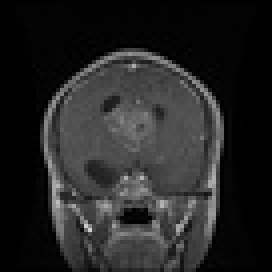
#> input picture Image Processing/lab1-14paz/glioma.jpg, 68 x 68 px, shrunk from 224 x 224 before the run (shown 4 times larger)
$ python final.py
#> lines starting #> are read from the running program, lines starting #| are printed output that depends on the picture; long printed decimals are rounded
import cv2
import numpy as np
from matplotlib import pyplot as plt

# Load the X-ray image using OpenCV
glioma_path = 'glioma.jpg'
glioma_image = cv2.imread(glioma_path, cv2.IMREAD_GRAYSCALE)
#> glioma_image is the input picture: shape (68, 68); min 0, max 207, mean 36.8

fracture_path = 'fracture.jpg'
fracture_image = cv2.imread(fracture_path, cv2.IMREAD_GRAYSCALE)
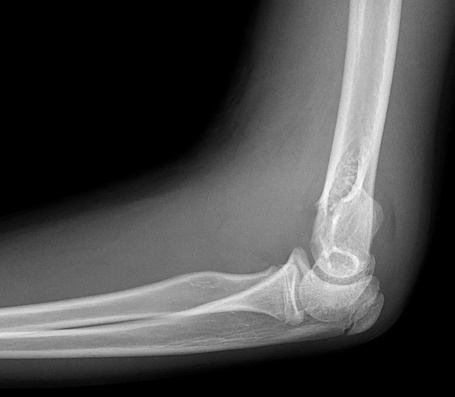
#> input picture Image Processing/lab1-14paz/fracture.jpg, 455 x 397 px, shrunk from 1493 x 1305 before the run
#> fracture_image is the input picture: shape (397, 455); min 0, max 252, mean 72.6

tuberculosis_path = 'tuberculosis.jpg'
tuberculosis_image = cv2.imread(tuberculosis_path, cv2.IMREAD_GRAYSCALE)
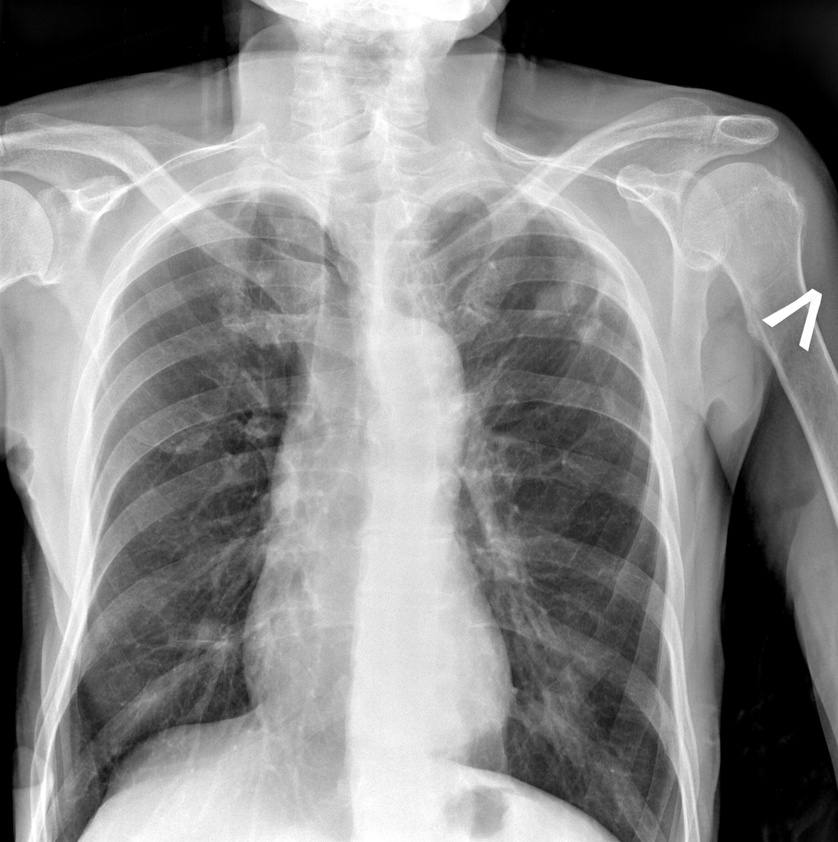
#> input picture Image Processing/lab1-14paz/tuberculosis.jpg, 838 x 842 px, shrunk from 2751 x 2767 before the run
#> tuberculosis_image is the input picture: shape (842, 838); min 0, max 255, mean 136.3


def first_task(image, name):
    # Create a histogram of pixel intensities
    plt.hist(image.ravel(), bins=256, range=(0, 256), color='black')
    # Add title and labels
    plt.title(f'{name}  Pixel Intensities')
    plt.xlabel('Pixel Intensity')
    plt.ylabel('Frequency')
    # Display the histogram
    plt.show()


def second_task(image, name):
    mean_val = np.mean(image)
    min_val = np.min(image)
    max_val = np.max(image)
    print(f'\n{name} image mean pixel intensity: {mean_val}')
    print(f'{name} image minimum pixel intensity: {min_val}')
    print(f'{name} image maximum pixel intensity: {max_val}')


def third_task(image, name):
    equalized_image = cv2.equalizeHist(image)
    # show the original and equalized images
    plt.subplot(1, 2, 1)
    plt.imshow(image, cmap='gray')
    plt.title('Original Image')
    plt.axis('off')
    plt.subplot(1, 2, 2)
    plt.imshow(equalized_image, cmap='gray')
    plt.title('Equalized Image')
    plt.axis('off')
    plt.show()

    # Create a histogram of pixel intensities
    plt.hist(equalized_image.ravel(), bins=256, range=(0, 256), color='black')
    # Add title and labels
    plt.title(f'{name} image equalized  Pixel Intensities')
    plt.xlabel('Pixel Intensity')
    plt.ylabel('Frequency')
    # Display the histogram
    plt.show()


def fourth_task(image):
    # Plot the original and filtered images
    plt.figure(figsize=(10, 8))

    # Apply Median Filtering with different window sizes
    median_filtered_3x3 = cv2.medianBlur(image, 3)  # 3x3 window
    median_filtered_5x5 = cv2.medianBlur(image, 5)  # 5x5 window
    median_filtered_7x7 = cv2.medianBlur(image, 7)  # 7x7 window

    # Original Image
    plt.subplot(2, 2, 1)
    plt.imshow(image, cmap='gray')
    plt.title('Original Image')
    plt.axis('off')

    # 3x3 Median Filtered Image
    plt.subplot(2, 2, 2)
    plt.imshow(median_filtered_3x3, cmap='gray')
    plt.title('Median Filter 3x3')
    plt.axis('off')

    # 5x5 Median Filtered Image
    plt.subplot(2, 2, 3)
    plt.imshow(median_filtered_5x5, cmap='gray')
    plt.title('Median Filter 5x5')
    plt.axis('off')

    # 7x7 Median Filtered Image
    plt.subplot(2, 2, 4)
    plt.imshow(median_filtered_7x7, cmap='gray')
    plt.title('Median Filter 7x7')
    plt.axis('off')

    plt.tight_layout()
    plt.show()


def fifth_task(image):
    # Perform Fourier Transform
    dft = cv2.dft(np.float32(image), flags=cv2.DFT_COMPLEX_OUTPUT)
    dft_shift = np.fft.fftshift(dft)  # Shift the zero frequency component to the center

    # Calculate the magnitude spectrum
    magnitude_spectrum = 20 * np.log(cv2.magnitude(dft_shift[:, :, 0], dft_shift[:, :, 1]))

    # Plot the original image and its magnitude spectrum
    plt.figure(figsize=(10, 5))

    # Original Image
    plt.subplot(1, 2, 1)
    plt.imshow(image, cmap='gray')
    plt.title('Original Image')
    plt.axis('off')

    # Magnitude Spectrum
    plt.subplot(1, 2, 2)
    plt.imshow(magnitude_spectrum, cmap='gray')
    plt.title('Magnitude Spectrum (Frequency Domain)')
    plt.axis('off')

    plt.tight_layout()
    plt.show()


def sixth_task(image, name):
    from scipy.fftpack import dct
    dct_image = dct(dct(image.T, norm='ortho').T, norm='ortho')

    # Display the DCT result
    plt.imshow(np.log(np.abs(dct_image) + 1), cmap='gray')
    plt.title(f"{name} cosine transform Image")
    plt.colorbar()
    plt.show()


# Main

first_task(glioma_image, "Glioma")
first_task(fracture_image, "Fracture")
first_task(tuberculosis_image, "Tuberculosis")
#> call 3 of first_task, with name = 'Tuberculosis'
#> in first_task (call 3), `plt.show()`:
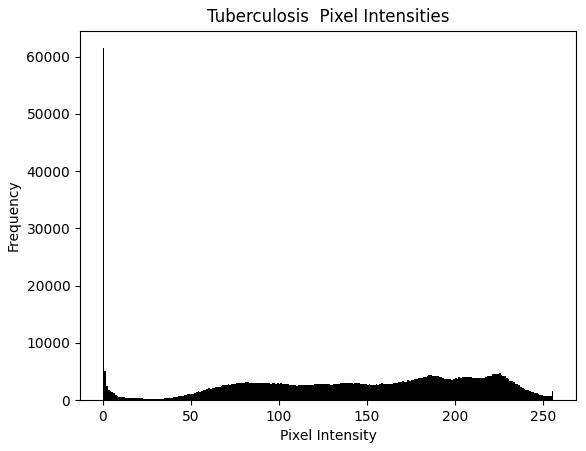
#> figure drawn by matplotlib, 1 panel; tallest bar 61491 high, from x = 0 to 1

second_task(glioma_image, "Glioma")
#> in second_task, `mean_val = np.mean(image)`: mean_val = 36.79
#> in second_task, `min_val = np.min(image)`: min_val = 0
#> in second_task, `max_val = np.max(image)`: max_val = 207
#| Glioma image mean pixel intensity: 36.789
#| Glioma image minimum pixel intensity: 0
#| Glioma image maximum pixel intensity: 207
second_task(fracture_image, "Fracture")
#| Fracture image mean pixel intensity: 72.563
#| Fracture image minimum pixel intensity: 0
#| Fracture image maximum pixel intensity: 252
second_task(tuberculosis_image, "Tuberculosis")
#| Tuberculosis image mean pixel intensity: 136.318
#| Tuberculosis image minimum pixel intensity: 0
#| Tuberculosis image maximum pixel intensity: 255

third_task(glioma_image, "Glioma")
third_task(fracture_image, "Fracture")
third_task(tuberculosis_image, "Tuberculosis")
#> call 3 of third_task, with name = 'Tuberculosis'
#> in third_task (call 3), `equalized_image = cv2.equalizeHist(image)`:
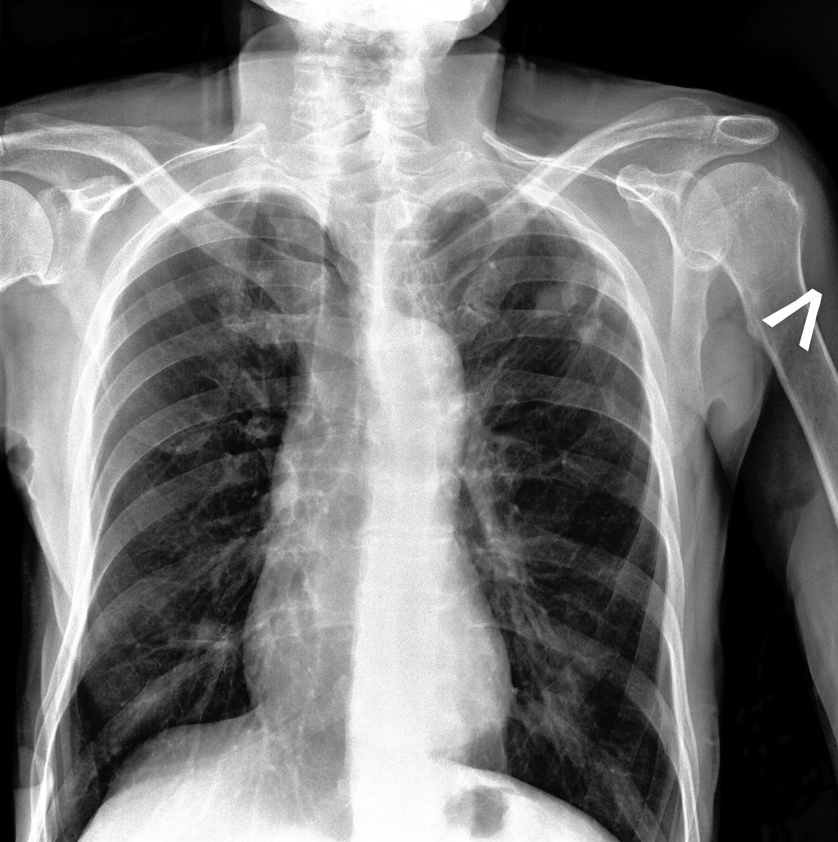
#> equalized_image: shape (842, 838); min 0, max 255, mean 117

fourth_task(glioma_image)
fourth_task(fracture_image)
fourth_task(tuberculosis_image)
#
fifth_task(glioma_image)
fifth_task(fracture_image)
#> in fifth_task (call 2), `magnitude_spectrum = 20 * np.log(cv2.magnitude(dft_shift[:, :, 0], dft..`:
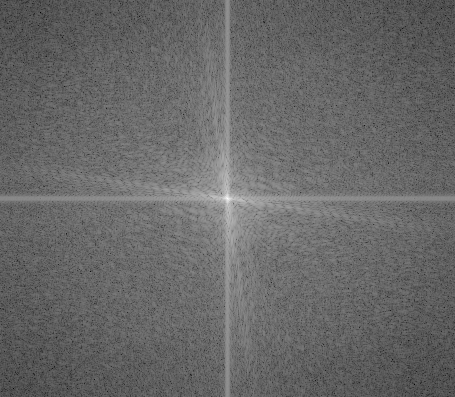
#> magnitude_spectrum: shape (397, 455) float32; min 3.83, max 327.8, mean 136; drawn with min black and max white
fifth_task(tuberculosis_image)

sixth_task(glioma_image, "Glioma")
#> in sixth_task, `dct_image = dct(dct(image.T, norm='ortho').T, norm='ortho')`:
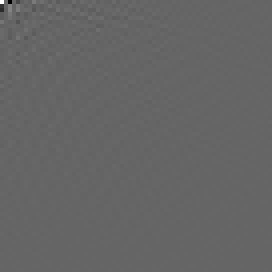
#> dct_image: shape (68, 68) float64 (shown 4 times larger); min -1660.7, max 2501.7, mean 0.1; drawn with min black and max white
sixth_task(fracture_image, "Fracture")
sixth_task(tuberculosis_image, "Tuberculosis")
#> call 3 of sixth_task, with name = 'Tuberculosis'
#> in sixth_task (call 3), `plt.show()`:
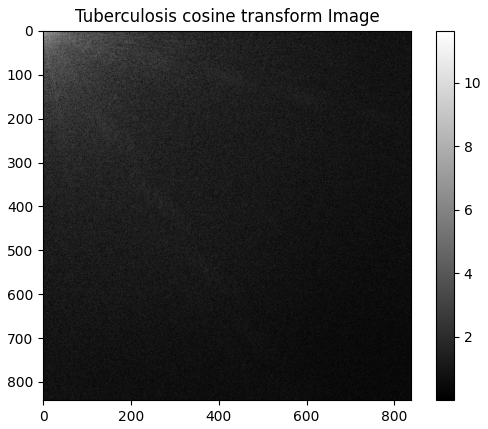
#> figure drawn by matplotlib, 2 panels
